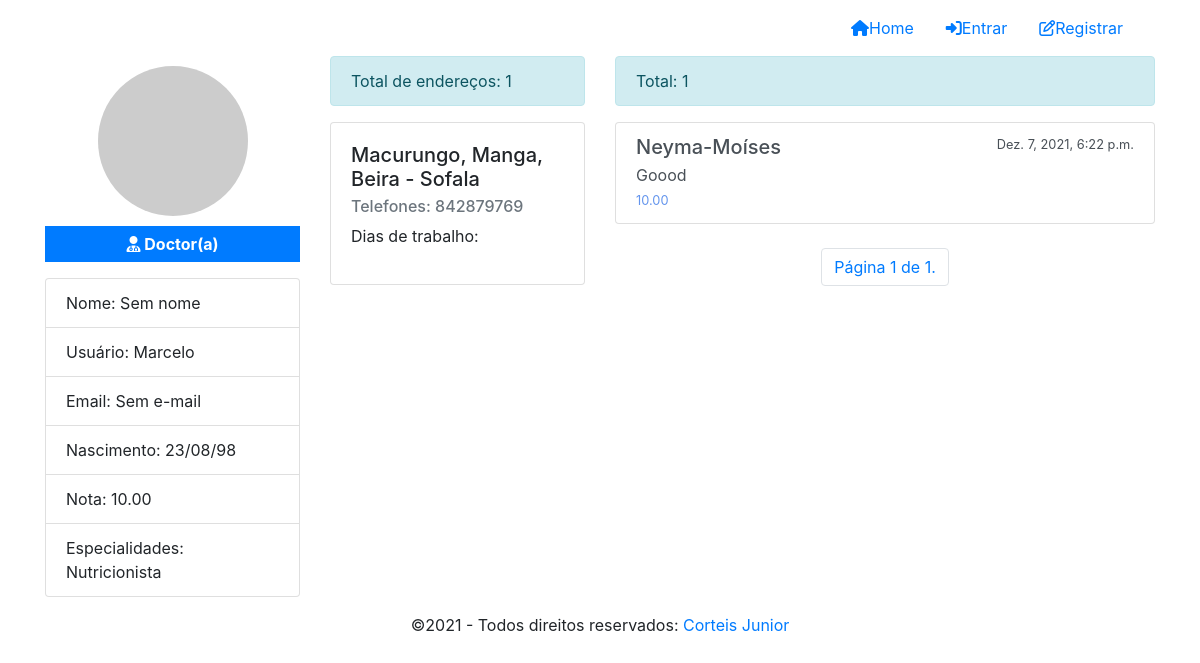
/profile/5, run on the app's committed database.
### medicSearch/models/Profile.py (models this page shows, shortened)
class Profile(models.Model):
    user = models.OneToOneField(User, on_delete=models.CASCADE)
    role = models.IntegerField(choices=ROLE_CHOICE,  default=3)
    birthday = models.DateField(default=None, null=True, blank=True)
    created_at = models.DateTimeField(auto_now_add=True)
    updated_at = models.DateTimeField(auto_now=True)
    token = models.CharField(max_length=255,  null=True, blank=True)
    image = models.ImageField(null=True, blank=True)
    favorites = models.ManyToManyField(User, blank=True, related_name='favorites')
    specialties = models.ManyToManyField(Speciality,  blank=True, related_name='specialties')
    addresses = models.ManyToManyField(Address, blank=True, related_name='addresses')
    def show_scoring_average(self):
        from .Rating import Rating
        try:
            ratings = Rating.objects.filter(user_rated=self.user).aggregate(Sum('value'), Count('user'))
            if ratings['user__count'] > 0:
                scoring_average = ratings['value__sum']/ratings['user__count']
                scoring_average = round(scoring_average, 2) # arredondado o valor para 2 casas decimais
                return scoring_average
            return 'Sem avaliações'
        except:
            return "Sem avaliações"
    def show_favorites(self):
        ids = [result.id for result in self.favorites.all()]
        return Profile.objects.filter(user__id__in=ids)
    def show_ratings(self):
        from .Rating import Rating
        return Rating.objects.filter(user_rated=self.user)

### medicSearch/models/Speciality.py (models this page shows)
class Speciality(models.Model):
    name = models.CharField(null=False, max_length=100)
    status = models.BooleanField(default=True)
    created_at = models.DateTimeField(auto_now_add=True)
    updated_at = models.DateTimeField(auto_now=True)
    def __str__(self):
        return '{}'.format(self.name)

### medicSearch/models/Address.py (models this page shows, shortened)
class Address(models.Model):
    neighborhood = models.ForeignKey(Neighborhood, null=True, related_name='neighborhood', on_delete=models.SET_NULL)
    name = models.CharField(null=False, max_length=100)
    address  = models.CharField(null=False,max_length=255)
    latitude = models.DecimalField(max_digits=9, decimal_places=7)
    longitude = models.DecimalField(max_digits=9, decimal_places=7)
    opening_time = models.TimeField()
    closing_time = models.TimeField()
    days_weak = models.ManyToManyField(DayWeek, blank=True, related_name='days_name')
    phone = models.CharField(null=True, blank=True, max_length=9)
    status = models.BooleanField(default=True)
    created_at = models.DateTimeField(auto_now_add=True)
    updated_at = models.DateTimeField(auto_now=True)

### medicSearch/models/Neighborhood.py (models this page shows, shortened)
class Neighborhood(models.Model):
    city = models.ForeignKey(City, null=True, related_name='city',  on_delete=models.SET_NULL)
    name = models.CharField(null=False, max_length=20)
    status = models.BooleanField(default=True)
    created_at = models.DateTimeField(auto_now_add=True)
    updated_at = models.DateTimeField(auto_now=True)

### medicSearch/models/City.py (models this page shows)
class City(models.Model):
    province = models.ForeignKey(Province, null=True, related_name='province',  on_delete=models.SET_NULL)
    name = models.CharField(null=False, max_length=20)
    status = models.BooleanField(default=True)
    created_at = models.DateTimeField(auto_now_add=True)
    updated_at = models.DateTimeField(auto_now=True)
    def __str__(self):
        return '{} - {}'.format(self.name, self.province.name)

### medicSearch/models/Province.py (models this page shows, shortened)
class Province(models.Model):
    name = models.CharField(null=False, max_length=20)
    status = models.BooleanField(default=True)
    created_at = models.DateTimeField(auto_now_add=True)
    update_at = models.DateTimeField(auto_now=True)

### medicSearch/models/Rating.py (models this page shows, shortened)
class Rating(models.Model):
    user = models.ForeignKey(User, related_name='avaliou', on_delete=models.CASCADE)
    user_rated = models.ForeignKey(User, related_name='avaliado', on_delete=models.CASCADE)
    value = models.DecimalField(max_digits=5, decimal_places=2)
    opinion = models.TextField(null=True, blank=True)
    status = models.BooleanField(default=True)
    created_at = models.DateTimeField(auto_now_add=True, null=True)
    updated_at = models.DateTimeField(auto_now=True, null=True)

### medicSearch/views/ProfileView.py (the view)
def list_profile_view(request, id=None):
    profile = None
    if id is None and request.user.is_authenticated:
        profile = Profile.objects.filter(user=request.user).first()
    elif id is not None:
        profile = Profile.objects.filter(user__id=id).first()
    elif not request.user.is_authenticated:
        return redirect(to=' /')
    favorites = profile.show_favorites()
    if len(favorites) > 0:
        paginator = Paginator(favorites, 8)
        page = request.GET.get('page')
        favorites = paginator.get_page(page)
    ratings = profile.show_ratings()
    if len(ratings) > 0:
        paginator = Paginator(ratings, 8)
        page = request.GET.get(' page')
        ratings = paginator.get_page(page)
    context = {
        'profile': profile,
        'favorites': favorites,
        'ratings': ratings
    }
    return render(request, template_name='profile/Profile.html', context=context, status=200)

### medicSearch/templates/profile/Profile.html (shortened to what this page needs)
{% extends 'base.html' %}
{% load static %}
{% block styles %}
    <link rel="stylesheet" href="{% static 'css/profile.css' %}">
{% endblock styles %}
{% block content %}
    <div class="content">
        <div class="container">
            <div class="row">
                <div class="col-xs-12 col-md-3" id="profile-area">
                    <div id="image-profile" style="background-image: url('/media/{{profile.image}}');"></div>
                    {% if profile.role == 1 %}
                        <p class="badge badge-primary text-center" id="badge-role"><i class="fa fa-building"></i> Administrador</p>
                        {% elif  profile.role == 2 %}
                            <p class="badge badge-primary text-center" id="badge-role"><i class="fa fa-user-md"></i> Doctor(a) </p>
                        {% else %}
                            <p class="badge badge-primary text-center" id="badge-role"><i class="fa fa-user"></i> Paciente</p>
                    {% endif %}
                      <ul class="list-group">
                          <li class="list-group-item">Nome: {{profile.user.get_full_name | default:"Sem nome"}}</li>
                          <li class="list-group-item">Usuário: {{profile.user.username | default:"Sem usuário"}}</li>
                          <li class="list-group-item">Email: {{profile.user.email | default:"Sem e-mail"}}</li>
                          <li class="list-group-item">Nascimento: {{profile.birthday | date:'d/m/y' | default:"Sem data"}}</li>
                          {% if profile.role == 2 %}
                              <li class="list-group-item">Nota: {{profile.show_scoring_average }}</li>
                              <li class="list-group-item">Especialidades: {{ profile.specialties.all | join:". "}}</li>
                          {% endif %}
                      </ul>
                </div>
                {% if profile.role == 1 or profile.role == 3 %}
                    <div class="col-xs-12 col-md-9" id="favorites-area">
                        <div class="alert alert-info">Total de favoritos: {{favorites | length}}</div>
                        {% if request.GET.msg %}
                            <div class="alert alert-{{request.GET.type}}">{{ request.GET.msg }}</div>
                        {% endif %}
                        <div class="row">
                            {% for favorite in favorites %}
                                <div class="col-xs-12 col-md-4 col-lg-4">
                                    <div class="card mb-4">
                                        <div class="image-circle" style="background-image: url('/media/{{favorite.image}}');"></div>
                                        <div class="card-body">
                                            <h5 class="card-title">{{favorite.user.username}}</h5>
                                            <h6>Nota: {{favorite.show_scoring_average}} <i class="fa fa-star"></i></h6>
                                            <ul class="specialties">
                                                {% for speciality in favorite.specialties.all %}
                                                    <li>{{speciality}}</li>
                                                {% endfor %}
                                                <div class="addresss mb-2">
                                                    {{favorite.addresses.first.address | default:"Nenhum endereço."  |  slice:":15"}}...
                                                </div>
                                                <a href={% url 'profile'  favorite.id %}  class="btn btn-primary btn-card">Ver médico</a>
                                                {% if user.is_authenticated %}
                                                    <form action=" {% url 'medic-favorite-remove' %} " method="post">
                                                        {% csrf_token %}
                                                        <input type="hidden" name="id" value="{{favorite.id}}">
                                                        <input type="hidden" name="page" value="{{request.GET.page}}">
                                                        <button type="submit" class="btn btn-danger btn-card"><i class="fa fa-heart"></i>Remover</button>
                                                    </form>
                                                {% endif %}
                                            </ul>
                                        </div>
                                    </div>
                                </div>
                            {% endfor %}
                        </div>
                        <div class="row">
                            <nav aria-label="Page navigation" class="navigation">
                                <ul class="pagination">
                                    {% if favorites.has_previous %}
                                        <li class="page-item"><a href="?page=1" class="page-link">&laquo, Primeiro</a></li>
                                        <li class="page-item"><a href="?page={{ favorites.previous_page_number}}" class="page-link">Anterior</a></li>
                                    {% endif %}
                                        <li class="page-item"><a href="#" class="page-link">Página {{ favorites.number }} de {{ favorites.paginator.num_pages }}.</a></li>
                                        {% if favorites.has_next %}
                                            <li class="page-item"><a href="?page={{ favorites.next_page_number }}" class="page-link">Prócimo</a></li>
                                            <li class="page-item"><a href="?page={{ favorites.paginator.num_pages }}" class="page-link">Último &raquo;</a></li>
                                        {% endif %}
                                </ul>
                            </nav>
                        </div>
                    </div>
                    {% else %}
                    <div class="col-xs-12 col-md-3" id="addresses-area">
                        <div class="alert alert-info">Total de endereços: {{profile.addresses.all | length}}</div>
                        <div class="row">
                            {% for address in profile.addresses.all %}
                                <div class="col-xs-12 col-md-12">
                                    <div class="card mb-3">
                                        <div class="card-body">
                                            <h5 class="card-title">{{address.address}}, {{address.neighborhood.name}}, {{address.neighborhood.city}}</h5>
                                            <h6 class="card-subtitle mb-2 text-muted">Telefones: {{address.phone}}</h6>
                                            <ul id="days">
                                                <li>Dias de trabalho:</li>
                                            </ul>
                                        </div>
                                    </div>
                                </div>
                            {% endfor %}
                        </div>
                    </div>
                    <div class="col-xs-12 col-md-6" id="ratings-area">
                        <div class="alert alert-info">Total: {{ratings | length}}</div>
                        <div class="row mb-4">
                            <div class="col-xs-12 col-md-12">
                                <ul class="list-group">
                                    {% for rating in ratings %}
                                        <li href='#' class="list-group-item list-group-item-action">
                                            <div class="content d-flex justify-content-between">
                                                <h5 class="mb-1">{{rating.user.username}}</h5>
                                                <small>{{rating.created_at}}</small>
                                            </div>
                                            {{rating.opinion}}
                                            <br>
                                            <small style="color: cornflowerblue;">{{rating.value}}</small>
                                        </li>
                                    {% endfor %}
                                </ul>
                            </div>
                        </div>
                        <div class="row">
                            <nav class="navigation" aria-label="Page navigation">
                                <ul class="pagination">
                                        <li class="page-item"><a href="#" class="page-link">Página {{ ratings.number }} de {{ ratings.paginator.num_pages}}.</a></li>
                                </ul>
                            </nav>
                        </div>
                    </div>
                {% endif %}
            </div>
        </div>
    </div>
{% endblock content %}

### medicSearch/static/css/global.css (style rules this page uses)
.navigation { margin: 0 auto; }

### medicSearch/static/css/profile.css (style rules this page uses)
#image-profile { width: 150px; height: 150px; background-size: contain; margin: 10px auto; background-color: #ccc; border-radius: 100%; }
#badge-role { width: 100%; padding: 10px 0; font-size: 1em; float: left; border-radius: 0; }
ul.list-group { float: left; width: 100%; }
ul#days { list-style: none; padding: 0; width: 100%; }

### data on the page
Profile: user.get_full_name "Sem nome", user.username "Marcelo", user.email "Sem e-mail", birthday "23/08/98", show_scoring_average "10.00", specialties.all "Nutricionista", addresses.all|length "1"
Address: address "Macurungo", neighborhood.name "Manga", neighborhood.city "Beira - Sofala", phone "842879769"
Rating: user.username "Neyma-Moíses", created_at "Dez. 7, 2021, 6:22 p.m.", opinion "Goood", value "10.00"

### other printed values
{{ ratings | length }} "1"
{{ ratings.number }} "1"
{{ ratings.paginator.num_pages }} "1"
